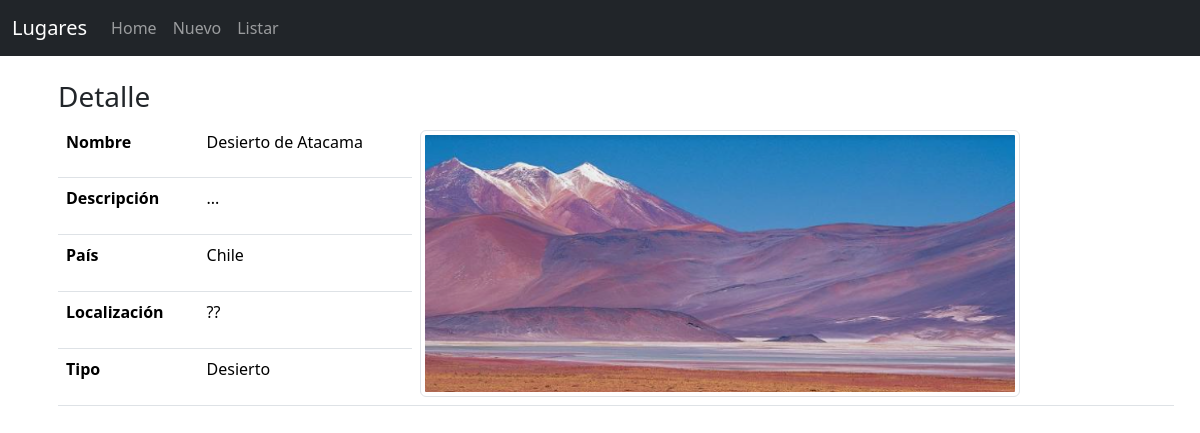
Page /detaller/1/ on the committed database.
### lugares/models.py (models this page shows, shortened)
class Lugar(models.Model):
    tipos = (('Desierto', 'Desierto'), ('Montaña', 'Montaña'), ('Playa', 'Playa'), ('Bosque', 'Bosque'), ('Ciudad', 'Ciudad'))
    nombre = models.CharField(max_length=100)
    descripcion = models.TextField()
    pais = models.CharField(max_length=100)
    localizacion = models.CharField(max_length=100)
    tipo = models.CharField(max_length=100, choices=tipos)
    imagen = models.ImageField(upload_to='lugares', null=True, blank=True)
    class Meta:
        db_table = 'lugares'
        ordering = ['nombre']

### lugares/views.py (the view)
# urls.py: path('detaller/<int:pk>/', view=views.DetalleLugarView.as_view(), name='detalle_lugar'),
class DetalleLugarView(DetailView):
    model = Lugar
    template_name = 'detalle_lugar.html'
    context_object_name = 'lugar'

### lugares/templates/detalle_lugar.html (shortened to what this page needs)
{% extends 'base.html' %}
{% load static %}
{% block content %}
    {% load crispy_forms_tags %}
    <div class="container">
        <div class="row">
            <div class="col-sm-6  col-md-12 col-lg-12">
                <br>
                <h3>Detalle</h3>
                    <table class="table">
                        <tr>
                            <th>Nombre</th>
                            <td>{{ lugar.nombre }}</td>
                            <td rowspan="5">
                                <img src="{{ lugar.imagen.url }}" alt="{{ lugar.nombre }}" class = "img-fluid img-thumbnail"  width="600">
                            </td>
                        </tr>
                        <tr>
                            <th>Descripción</th>
                            <td>{{ lugar.descripcion }}</td>
                        </tr>
                        <tr>
                            <th>País</th>
                            <td>{{ lugar.pais }}</td>
                        </tr>
                        <tr>
                            <th>Localización</th>
                            <td>{{ lugar.localizacion }}</td>
                        </tr>
                        <tr>
                            <th>Tipo</th>
                            <td>{{ lugar.tipo }}</td>
                        </tr>
            </div>
        </div>
{% endblock %}

### rows in the picture
Lugar: nombre "Desierto de Atacama", imagen (picture), descripcion "...", pais "Chile", localizacion "??", tipo "Desierto"
